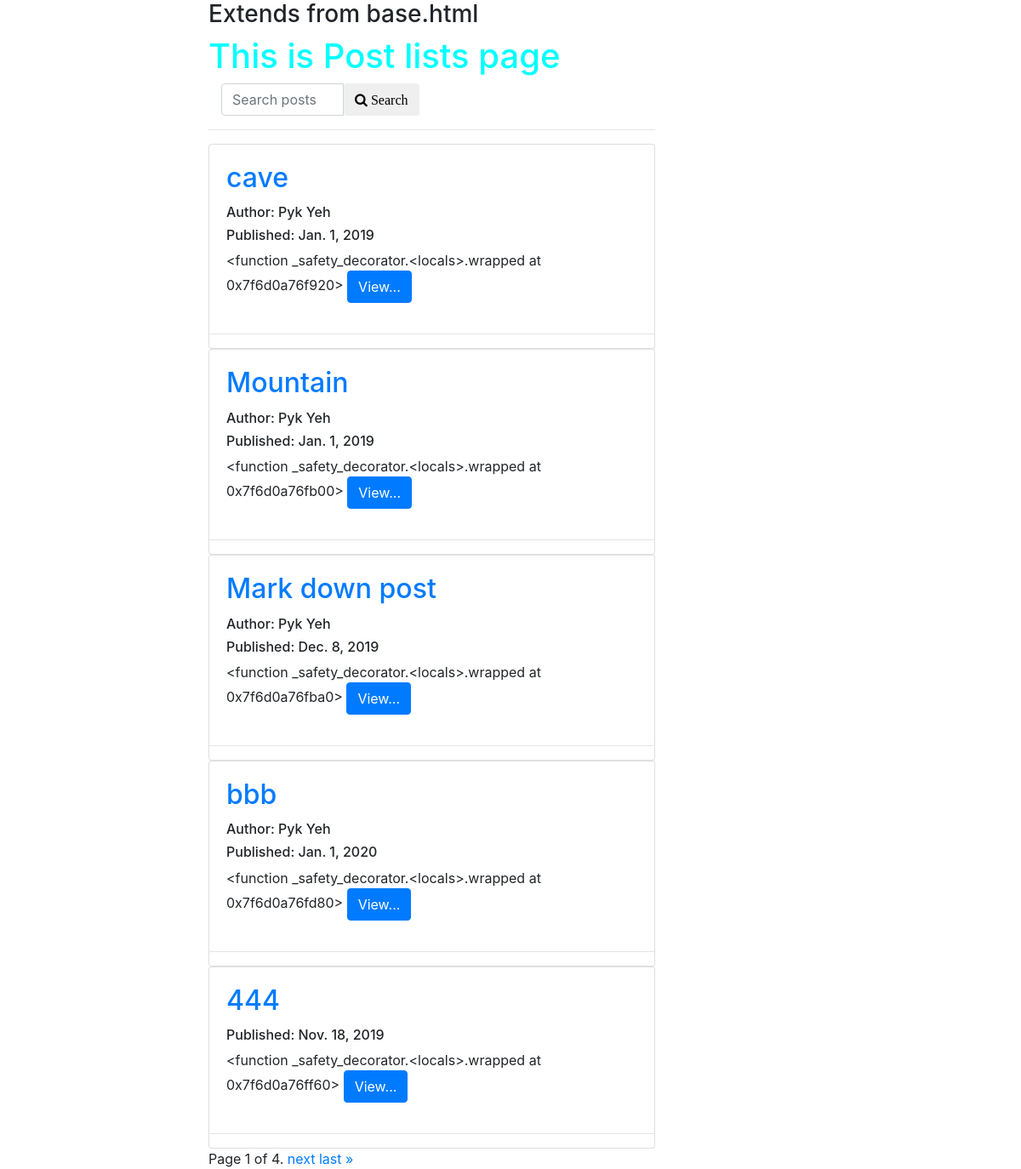
The app's page /posts/, older data.
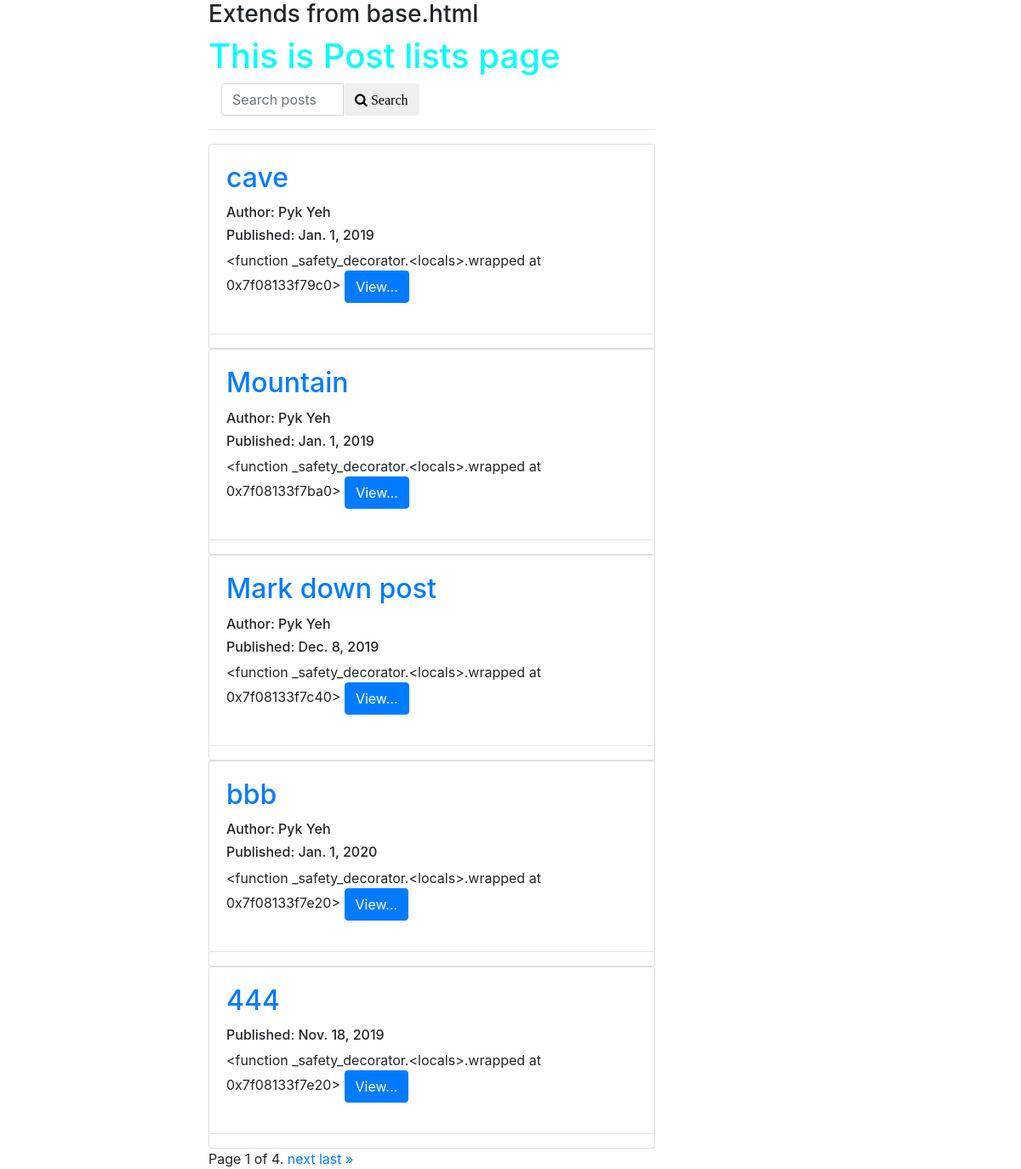
The same page, newer data.
### posts/models.py (models this page shows, shortened)
class Post(models.Model):
    title = models.CharField(max_length=120)
    user = models.ForeignKey(settings.AUTH_USER_MODEL, default=1, on_delete=SET_NULL, null=True)
    slug = models.SlugField(unique=True)
    image = models.ImageField(upload_to=upload_location,
        null=True,
        blank=True,
        height_field='height_field',
        width_field='width_field')
    height_field = models.IntegerField(default=0)
    width_field = models.IntegerField(default=0)
    content = models.TextField()
    draft = models.BooleanField(default=False)
    publish = models.DateField(auto_now=False, auto_now_add=False)
    updated = models.DateTimeField(auto_now=True, auto_now_add=False)
    timestamp = models.DateTimeField(auto_now=False, auto_now_add=True)
    objects = PostManager() # 'objects' is 'Post.objects'
    def get_absolute_url(self):
        return reverse('posts:detail', kwargs={'slug': self.slug})
    def get_markdown(self):
        return mark_safe(markdown(self.content))
    class Meta:
        ordering = ["-timestamp", "-updated"]

### posts/views.py (the view, shortened to what this page needs)
# urls.py: path('', views.post_list, name='list'),
def post_list(request):
    if request.user.is_staff or request.user.is_superuser:
        all_post_list = Post.objects.all()
    else:
        all_post_list = Post.objects.active()
    query = request.GET.get('q')
    paginator = Paginator(all_post_list, 5) #show 5 posts per page
    page_req_var = 'page'
    page = request.GET.get(page_req_var)
    context = {
        'title': 'Post lists',
        'page_req_var': page_req_var,
        'post_list': paginator.get_page(page),
        'today': timezone.now().date()
    }
    return render(request, 'posts/post_list.html', context=context)

### posts/models.py (called while the page is built)
    def active(self, *args, **kwargs):
        return super(PostManager, self).filter(draft=False).filter(publish__lte=timezone.now())

### posts/templates/posts/post_list.html (shortened to what this page needs)
{% extends "posts/base.html" %}
{% block content %}
    {{ block.super }}
    <h1>This is {{ title }} page</h1>
<div>
    <form method="GET" action="">
        <div class="col-sm-6">
        <div class="input-group">
            <input class="form-control" type="text" name="q" placeholder="Search posts" value="{{ request.GET.q }}">
            <button class="btn btn-default" type="submit"><i class="fa fa-search"> Search</i></button>
        </div>
        </div>
    </form>
    <hr>
</div>
    {% for post in post_list %}
    <div class="card">
        <div class="card-body post-detail-item">
            <h2 class="card-title"><a href="{{ post.get_absolute_url }}">{{ post.title }}</a>
            </h2>
            {% if post.user.get_full_name %}<h6>Author: {{ post.user.get_full_name }}</h6>{% endif %}
            <h6>Published: {{ post.publish }}
            </h6>
            {{ post.get_markdown | truncatechars_html:50 }}
            <a href="{{ post.get_absolute_url }}" class="btn btn-primary">View...</a>
        </div>
        <hr>
    </div>
    {% endfor %}
    <div class="pagination">
        <span class="step-links">
            <span class="current">
                Page {{ post_list.number }} of {{ post_list.paginator.num_pages }}.
            </span>
            {% if post_list.has_next %}
                <a href="?{{ page_req_var }}={{ post_list.next_page_number }}{% if request.GET.q %}&q={{ request.GET.q }}{% endif %}">next</a>
                <a href="?{{ page_req_var }}={{ post_list.paginator.num_pages }}{% if request.GET.q %}&q={{ request.GET.q }}{% endif %}">last &raquo;</a>
            {% endif %}
        </span>
    </div>
{% endblock content %}

Row changes from the older to the newer data that the page shows:
changed Post "cave": get_markdown "<function _safety_decorator.<locals>.wrapped at 0x7f6d0a76f920>" → "<function _safety_decorator.<locals>.wrapped at 0x7f08133f79c0>"
computed for Post "Mountain": get_markdown "<function _safety_decorator.<locals>.wrapped at 0x7f6d0a76fb00>" → "<function _safety_decorator.<locals>.wrapped at 0x7f08133f7ba0>"
computed for Post "Mark down post": get_markdown "<function _safety_decorator.<locals>.wrapped at 0x7f6d0a76fba0>" → "<function _safety_decorator.<locals>.wrapped at 0x7f08133f7c40>"
computed for Post "bbb": get_markdown "<function _safety_decorator.<locals>.wrapped at 0x7f6d0a76fd80>" → "<function _safety_decorator.<locals>.wrapped at 0x7f08133f7e20>"
computed for Post "Nov. 18, 2019": get_markdown "<function _safety_decorator.<locals>.wrapped at 0x7f6d0a76ff60>" → "<function _safety_decorator.<locals>.wrapped at 0x7f08133f7e20>"
